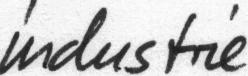
#> input picture src/classification/TrOCR/a01-122-02-00.jpg, 248 x 76 px; its folder holds only this picture in this run
$ python image_morph.py ../src/classification/TrOCR/a01-122-02-00.jpg 1.0 1.0 --ext ../src/classification/resnet50/a01-122-02-00.jpg
#> lines starting #> are read from the running program, lines starting #| are printed output that depends on the picture
import argparse
import sys
import math
import random
from pathlib import Path
from typing import Tuple, List

import numpy as np
from PIL import Image


class Pixel:
    def __init__(self, r, g, b):
        self.r = r
        self.g = g
        self.b = b


def read_img(filename: Path) -> Tuple[List[List["Pixel"]], int, int]:
    """Open ANY image (L, P, RGBA, …) and return Pixel grid plus w & h."""
    img = Image.open(filename).convert("RGB")          #  fix if not rgb image
    w, h = img.size
    flat = list(img.getdata())                         # [(r,g,b), …]
    pixels = [[Pixel(*flat[i * w + j]) for j in range(w)] for i in range(h)]
    return pixels, w, h


def write_img(image, w, h, filename):
    pixels = [tuple([pixel.r, pixel.g, pixel.b]) for row in image for pixel in row]
    img = Image.new("RGB", (w, h))
    img.putdata(pixels)
    img.save(filename, quality=100)


def compute_displacement_field(amp, sigma, w, h):
    d_x = [[0.0 for _ in range(w)] for _ in range(h)]
    d_y = [[0.0 for _ in range(w)] for _ in range(h)]

    da_x = [[0.0 for _ in range(w)] for _ in range(h)]
    da_y = [[0.0 for _ in range(w)] for _ in range(h)]

    kws = int(2.0 * sigma)
    ker = [math.exp(-float(k * k) / (sigma * sigma)) for k in range(-kws, kws + 1)]

    for i in range(h):
        for j in range(w):
            d_x[i][j] = -1.0 + 2.0 * random.random()
            d_y[i][j] = -1.0 + 2.0 * random.random()

    for i in range(h):
        for j in range(w):
            sum_x = 0.0
            sum_y = 0.0
            for k in range(-kws, kws + 1):
                v = j + k
                if v < 0:
                    v = -v
                if v >= w:
                    v = 2 * w - v - 1
                sum_x += d_x[i][v] * ker[abs(k)]
                sum_y += d_y[i][v] * ker[abs(k)]
            da_x[i][j] = sum_x
            da_y[i][j] = sum_y

    for j in range(w):
        for i in range(h):
            sum_x = 0.0
            sum_y = 0.0
            for k in range(-kws, kws + 1):
                u = i + k
                if u < 0:
                    u = -u
                if u >= h:
                    u = 2 * h - u - 1
                sum_x += da_x[u][j] * ker[abs(k)]
                sum_y += da_y[u][j] * ker[abs(k)]
            d_x[i][j] = sum_x
            d_y[i][j] = sum_y

    avg = sum(math.sqrt(d_x[i][j] ** 2 + d_y[i][j] ** 2) for i in range(h) for j in range(w)) / (h * w)

    for i in range(h):
        for j in range(w):
            d_x[i][j] = amp * d_x[i][j] / avg
            d_y[i][j] = amp * d_y[i][j] / avg

    return d_x, d_y


def apply_displacement_field(input, d_x, d_y, w, h):
    output = [[Pixel(0, 0, 0) for _ in range(w)] for _ in range(h)]

    for i in range(h):
        for j in range(w):
            p1 = i + d_y[i][j]
            p2 = j + d_x[i][j]

            u0 = int(math.floor(p1))
            v0 = int(math.floor(p2))

            f1 = p1 - u0
            f2 = p2 - v0

            sumr, sumg, sumb = 0.0, 0.0, 0.0
            for idx in range(4):
                if idx == 0:
                    u, v = u0, v0
                    f = (1.0 - f1) * (1.0 - f2)
                elif idx == 1:
                    u, v = u0 + 1, v0
                    f = f1 * (1.0 - f2)
                elif idx == 2:
                    u, v = u0, v0 + 1
                    f = (1.0 - f1) * f2
                else:
                    u, v = u0 + 1, v0 + 1
                    f = f1 * f2

                u = max(0, min(u, h - 1))
                v = max(0, min(v, w - 1))

                val = input[u][v].r
                sumr += f * val

                val = input[u][v].g
                sumg += f * val

                val = input[u][v].b
                sumb += f * val

            output[i][j].r = int(sumr)
            output[i][j].g = int(sumg)
            output[i][j].b = int(sumb)

    return output


def rubbersheet(input, w, h, amp, sigma):
    if sigma > h / 2.5 or sigma > w / 2.5:
        sys.stderr.write("- Warning: Gaussian smoothing kernel too large for the input image.\n")
        return

    if sigma < 1E-5:
        sys.stderr.write("- Warning: Gaussian smoothing kernel with negative/zero spread.\n")
        return

    d_x, d_y = compute_displacement_field(amp, sigma, w, h)
    output = apply_displacement_field(input, d_x, d_y, w, h)

    return output


def main():
    parser = argparse.ArgumentParser()
    parser.add_argument("src", help="Image file OR *root folder* containing images")
    parser.add_argument("amp", type=float)
    parser.add_argument("sigma", type=float)
    parser.add_argument("--outdir", default=".", help="Where to write distorted images")
    parser.add_argument("--ext",
                        default=".jpg,.jpeg,.png,.bmp",
                        help="Comma‑separated extensions of images to process")
    args = parser.parse_args()

    src    = Path(args.src)
    outdir = Path(args.outdir)
    exts   = tuple(e.lower() for e in args.ext.split(","))

    if src.is_dir():
        files = [p for p in src.rglob("*") if p.is_file() and p.suffix.lower() in exts]
        if not files:
            sys.exit(f"No images with extensions {exts} found under {src}")
    elif src.is_file():
        files = [src]
    else:
        sys.exit(f"{src} is neither a file nor a directory")

    for f in files:
        process_one(f, src, args.amp, args.sigma, outdir)


def process_one(path: Path, root: Path, amp: float, sigma: float, outdir: Path) -> None:
    img, w, h = read_img(path)
#> in read_img, `flat = list(img.getdata())`: flat = 18848 items, first 6: (242, 242, 242), (244, 244, 244), (246, 246, 246), (247, 247, 247), (247, 247, 247), (246, 246, 246)
#> in read_img, `pixels = [[Pixel(*flat[i * w + j]) for j in range(w)] for i in range(h)]`: pixels = 76 items
    distorted = rubbersheet(img, w, h, amp, sigma)

    rel   = path.relative_to(root)              # e.g. alef/char_12.jpg
    dst   = outdir / rel.parent                 # augmented_data/alef/
    dst.mkdir(parents=True, exist_ok=True)

    outfile = dst / f"{path.stem}_morphed{path.suffix}"
    write_img(distorted, w, h, outfile)
    print(f"✔ {rel}  →  {outfile}")


if __name__ == "__main__":
    main()
#> in process_one, `img, w, h = read_img(path)`: w = 248; h = 76
#> after the loop in compute_displacement_field, `for i in range(h):`: da_x = 76 items
#> in compute_displacement_field, `avg = sum(math.sqrt(d_x[i][j] ** 2 + d_y[i][j] ** 2) for i in range(h)..`: avg = 1.68
#> in rubbersheet, `d_x, d_y = compute_displacement_field(amp, sigma, w, h)`: d_x = 76 items
#> in write_img, `pixels = [tuple([pixel.r, pixel.g, pixel.b]) for row in image for pixe..`: pixels = 18848 items, first 6: (242, 242, 242), (242, 242, 242), (246, 246, 246), (246, 246, 246), (245, 245, 245), (244, 244, 244)
#> in write_img, `img = Image.new("RGB", (w, h))`: img: PIL image 248x76 RGB; every value is 0
#> in write_img, `img.putdata(pixels)`:
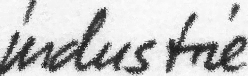
#> img: PIL image 248x76 RGB; min 25, max 254, mean 197.4
